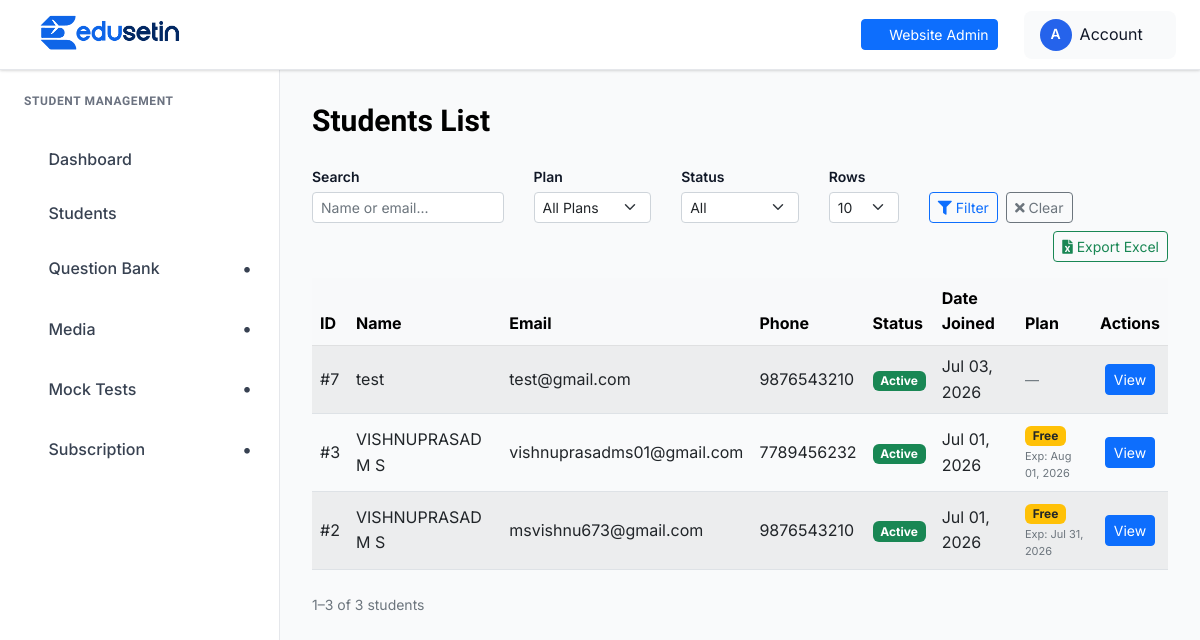
Before: /student-management/students/ (signed in) with the older database file.
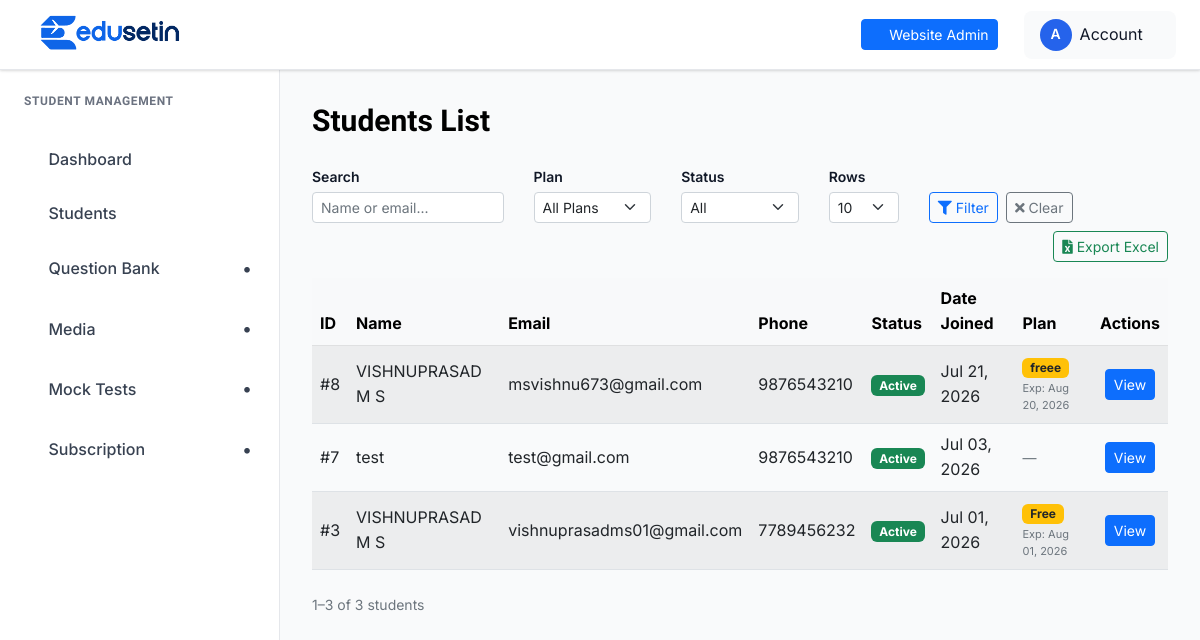
After: the same page with the newer database file.
### student_portal/models.py (models this page shows, shortened)
class Student(models.Model):
    user = models.OneToOneField(
        User,
        on_delete=models.CASCADE
    )
    full_name = models.CharField(
        max_length=255
    )
    phone_number = models.CharField(max_length=15, null=True, blank=True)
    is_active = models.BooleanField(
        default=True
    )
    profile_image = models.ImageField(
        upload_to='student_profiles/',
        null=True,
        blank=True
    )
    created_at = models.DateTimeField(
        auto_now_add=True
    )

### student_management/models.py (models this page shows, shortened)
class Payment(models.Model):
    STATUS_PENDING  = "pending"
    STATUS_SUCCESS  = "success"
    STATUS_FAILED   = "failed"
    STATUS_CHOICES = [
        (STATUS_PENDING, "Pending"),
        (STATUS_SUCCESS, "Success"),
        (STATUS_FAILED,  "Failed"),
    ]
    student = models.ForeignKey(
        "student_portal.Student",
        on_delete=models.CASCADE,
        related_name="payments",
    )
    plan = models.ForeignKey(
        "SubscriptionPlan",
        on_delete=models.PROTECT,
        related_name="payments",
    )
    amount           = models.DecimalField(max_digits=8, decimal_places=2, validators=[MinValueValidator(0)])
    status           = models.CharField(max_length=20, choices=STATUS_CHOICES, default=STATUS_PENDING)
    transaction_id   = models.CharField(max_length=200, blank=True, db_index=True)
    reference_number = models.UUIDField(default=uuid.uuid4, unique=True, editable=False)
    paid_at    = models.DateTimeField(null=True, blank=True)
    expires_at = models.DateTimeField(null=True, blank=True)
    created_at = models.DateTimeField(auto_now_add=True)
    razorpay_order_id = models.CharField(max_length=100, blank=True, null=True)
    razorpay_payment_id = models.CharField(max_length=100, blank=True, null=True)
    razorpay_signature = models.CharField(max_length=255, blank=True, null=True)
    class Meta:
        ordering = ["-created_at"]

class SubscriptionPlan(models.Model):
    uuid = models.UUIDField(default=uuid.uuid4, editable=False, unique=True, db_index=True)
    name = models.CharField(max_length=200, unique=True)
    description = models.TextField(blank=True, null=True)
    price = models.DecimalField(
        max_digits=8,
        decimal_places=2,
        validators=[MinValueValidator(0)],
    )
    duration_days = models.PositiveIntegerField(
        default=30,
        validators=[MinValueValidator(1)],
        help_text="Validity period in days (e.g. 30, 90, 365).",
    )
    subjects = models.ManyToManyField(
        Subject,
        blank=True,
        related_name="subscription_plans",
    )
    submodules = models.ManyToManyField(
        SubModule,
        blank=True,
        through='PlanSubmoduleLimit',
        related_name="subscription_plans",
    )
    exams = models.ManyToManyField(
        Exam,
        blank=True,
        related_name="subscription_plans",
    )
    is_active = models.BooleanField(default=True)
    created_at = models.DateTimeField(auto_now_add=True)
    updated_at = models.DateTimeField(auto_now=True)
    class Meta:
        ordering = ["price"]

### student_management/views.py (the view)
# urls.py: path('students/', views.student_list, name='student_list'),
@admin_login_required
def student_list(request):
    students = Student.objects.select_related('user').order_by('-created_at')
    now = timezone.now()
    for student in students:
        student.active_plan = student.payments.filter(
            status=Payment.STATUS_SUCCESS,
            expires_at__gt=now,
        ).select_related('plan').order_by('-expires_at').first()
    plans = SubscriptionPlan.objects.filter(is_active=True).order_by('name')
    return render(request, 'student_management/student_list.html', {
        'students': students,
        'plans': plans,
    })

### templates/student_management/student_list.html (shortened to what this page needs)
{% extends "student_management/base.html" %}
{% block content %}
<div class="dashboard__form__wraper">
    <div class="create__course__title mb-4 d-flex flex-wrap justify-content-between align-items-center gap-2">
        <h4 class="mb-0">Students List</h4>
    </div>
    <div class="row g-2 align-items-end mb-3">
        <div class="col-12 col-md-4 col-lg-3">
            <label class="form-label small fw-semibold mb-1">Search</label>
            <input type="text" id="studentSearchInput"
                   class="form-control form-control-sm"
                   placeholder="Name or email...">
        </div>
        <div class="col-12 col-md-3 col-lg-2">
            <label class="form-label small fw-semibold mb-1">Plan</label>
            <select id="planFilterSelect" class="form-select form-select-sm">
                <option value="">All Plans</option>
            </select>
        </div>
        <div class="col-12 col-md-2 col-lg-2">
            <label class="form-label small fw-semibold mb-1">Status</label>
            <select id="activeFilterSelect" class="form-select form-select-sm">
                <option value="">All</option>
            </select>
        </div>
        <div class="col-auto">
            <label class="form-label small fw-semibold mb-1">Rows</label>
            <select id="pageSizeSelect" class="form-select form-select-sm" style="width:auto;">
                <option value="10" selected>10</option>
            </select>
        </div>
        <div class="col-auto d-flex gap-2 align-items-end">
            <button type="button" class="btn btn-outline-primary btn-sm" id="applyFilterBtn">
                <i class="fas fa-filter"></i> Filter
            </button>
            <button type="button" class="btn btn-outline-secondary btn-sm" id="clearFiltersBtn">
                <i class="fas fa-times"></i> Clear
            </button>
        </div>
        <div class="col-auto ms-auto align-self-end">
            <a id="exportBtn"
               href="{% url 'student_management:student_export_excel' %}"
               class="btn btn-outline-success btn-sm">
                <i class="fas fa-file-excel"></i> Export Excel
            </a>
        </div>
    </div>
    <div class="table-responsive">
        <table class="table table-striped table-hover align-middle" id="studentsTable">
            <thead class="table-light">
                <tr>
                    <th>ID</th>
                    <th>Name</th>
                    <th>Email</th>
                    <th>Phone</th>
                    <th>Status</th>
                    <th>Date Joined</th>
                    <th>Plan</th>
                    <th class="text-center">Actions</th>
                </tr>
            </thead>
            <tbody id="studentsTableBody">
                {% for student in students %}
                {% with active_plan=student.active_plan %}
                <tr
                    data-name="{{ student.full_name|lower }}"
                    data-email="{{ student.user.email|lower }}"
                    data-active="{% if student.is_active %}yes{% else %}no{% endif %}"
                    data-plan-id="{{ active_plan.plan.id|default:'' }}"
                >
                    <td>#{{ student.id }}</td>
                    <td>{{ student.full_name }}</td>
                    <td>{{ student.user.email }}</td>
                    <td>{{ student.phone_number|default:"—" }}</td>
                    <td>
                        {% if student.is_active %}
                            <span class="badge bg-success">Active</span>
                        {% else %}
                            <span class="badge bg-danger">Inactive</span>
                        {% endif %}
                    </td>
                    <td>{{ student.created_at|date:"M d, Y" }}</td>
                    <td>
                        {% if active_plan %}
                            <span class="badge bg-warning text-dark">{{ active_plan.plan.name }}</span>
                            <div class="text-muted" style="font-size:11px;">
                                Exp: {{ active_plan.expires_at|date:"M d, Y" }}
                            </div>
                        {% else %}
                            <span class="text-muted small">—</span>
                        {% endif %}
                    </td>
                    <td class="text-center">
                        <a href="{% url 'student_management:student_detail' student.id %}"
                           class="btn btn-sm btn-primary">View</a>
                    </td>
                </tr>
                {% endwith %}
                {% empty %}
                <tr>
                    <td colspan="8" class="text-center py-4 text-muted">No students found.</td>
                </tr>
                {% endfor %}
            </tbody>
        </table>
    </div>
    <div class="d-flex flex-wrap align-items-center justify-content-between mt-2 gap-2">
        <span class="text-muted small" id="rowCountLabel"></span>
    </div>
</div>
{% endblock %}

### templates/student_management/base.html (shortened to what this page needs)
{% load static %}
<!doctype html>
<html class="no-js" lang="en">
<head>
    <link rel="stylesheet" href="https://cdnjs.cloudflare.com/ajax/libs/toastr.js/latest/toastr.min.css">
     <link href="https://cdnjs.cloudflare.com/ajax/libs/font-awesome/5.15.4/css/all.min.css" rel="stylesheet">
    <link rel="stylesheet" href="{% static 'admin-static/assets/css/bootstrap.min.css' %}">
    <link rel="stylesheet" href="{% static 'admin-static/assets/css/icofont.min.css' %}">
    <link rel="stylesheet" href="{% static 'admin-static/assets/css/style.css' %}">
</head>
<body>
    <header class="dashboard-header">
        <div class="header-left">
            <a href="/" class="logo">
                <img src="{% static 'admin-static/assets/img/logo2.png' %}" alt="Logo" style="height:50px;">
            </a>
        </div>
        <div class="header-right">
           <a href="{% url 'admin-dashboard' %}" class="btn btn-primary btn-sm d-flex align-items-center gap-2">
               <i class="icofont-dashboard-web"></i> <span class="d-none d-sm-inline">Website Admin</span>
           </a>
           <div class="user-profile-dropdown">
    <div class="user-profile-toggle">
        <div class="user-avatar">A</div>
        <span>Account</span>
        <i class="icofont-simple-down"></i>
    </div>
</div>
        </div>
    </header>
    <aside class="dashboard-sidebar" id="dashboardSidebar">
        <div class="sidebar-content">
            <div class="sidebar-section">
                <h6 class="sidebar-title">Student Management</h6>
                <ul class="sidebar-menu">
                    <li>
                        <a href="{% url 'student_management:dashboard' %}" class="{% if request.path == '/student-management/' %}active{% endif %}">
                            <i class="icofont-dashboard"></i>
                            Dashboard
                        </a>
                    </li>
                    <li>
                        <a href="{% url 'student_management:student_list' %}" class="{% if '/student-management/students/' in request.path %}active{% endif %}">
                            <i class="icofont-users-alt-3"></i>
                            Students
                        </a>
                    </li>
                    <li class="has-dropdown {% if '/student-management/subjects/' in request.path or '/student-management/questions/' in request.path %}open{% endif %}">
                        <a href="#">
                            <i class="icofont-book-alt"></i>
                            Question Bank
                        </a>
                    </li>
                    <li class="has-dropdown {% if '/student-management/media/' in request.path %}open{% endif %}">
                        <a href="#">
                            <i class="icofont-image"></i>
                            Media
                        </a>
                    </li>
                     <li class="has-dropdown {% if '/student-management/exams/' in request.path %}open{% endif %}">
    <a href="#">
        <i class="icofont-paper"></i>
        Mock Tests
    </a>
</li>
<li class="has-dropdown {% if '/student-management/plans/' in request.path or '/student-management/payments/' in request.path %}open{% endif %}">
    <a href="#">
        <i class="icofont-diamond"></i>
        Subscription
    </a>
</li>
                </ul>
            </div>
        </div>
    </aside>
    <main class="dashboard-main">
        <div class="dashboard-content">
            {% block content %}{% endblock %}
        </div>
    </main>
</body>
</html>

Changed rows visible on the page:
removed Student: id "2", full_name "VISHNUPRASAD M S", user.email "msvishnu673@gmail.com", phone_number "9876543210", is_active "Active", created_at "Jul 01, 2026", active_plan.plan.name "Free", active_plan.expires_at "Jul 31, 2026"
added Student: id "8", full_name "VISHNUPRASAD M S", user.email "msvishnu673@gmail.com", phone_number "9876543210", is_active "Active", created_at "Jul 21, 2026", active_plan.plan.name "freee", active_plan.expires_at "Aug 20, 2026"
